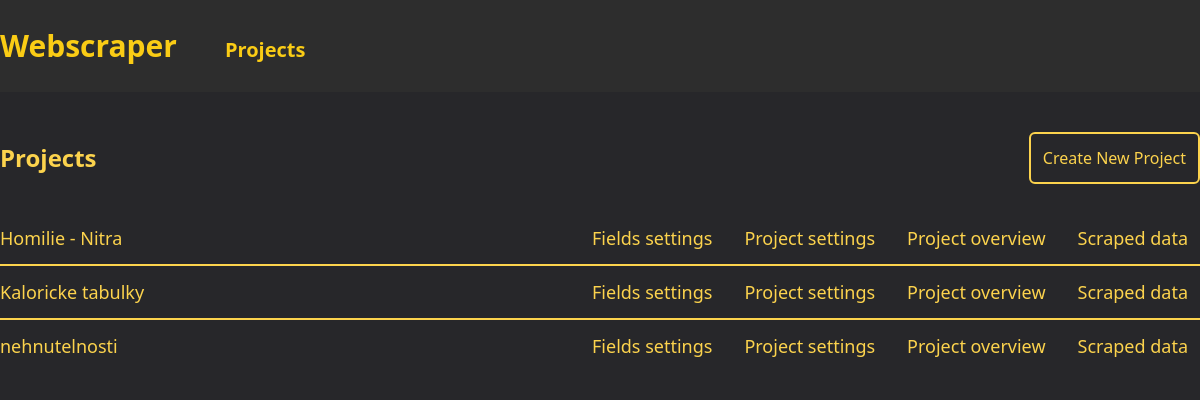
The app's page /, older data.
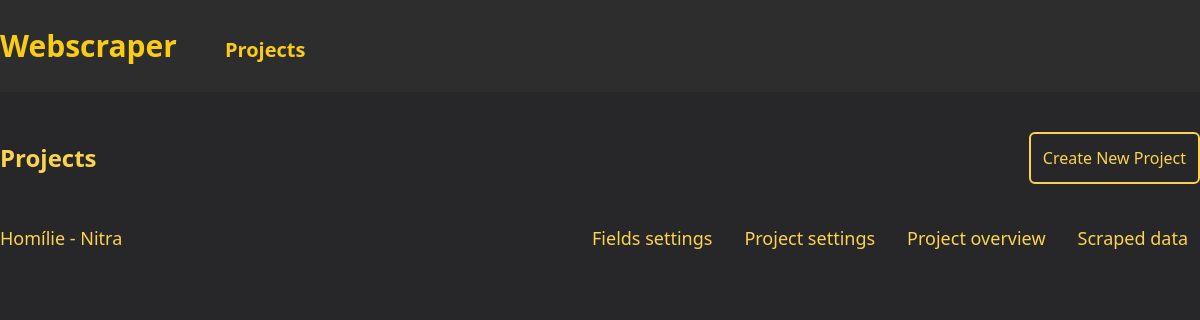
The same page, newer data.
### projects/models.py (models this page shows, shortened)
class Project(models.Model):
    SELECTOR_CHOICES = [
        ("xPath", "xPath"),
        ("CSS", "CSS"),
    ]
    main_page_url = models.CharField(max_length=1023)
    name = models.CharField(max_length=1023, default="", blank=True, null=True)
    number_of_pages_to_scrape = models.IntegerField(default=0)
    next_page_to_scrape = models.IntegerField(default=0)
    selector_type = models.CharField(max_length=10, choices=SELECTOR_CHOICES)
    component_path = models.CharField(max_length=1023, blank=True, null=True)
    fields = models.JSONField(default=default_fields)
    created_at = models.DateTimeField(auto_now_add=True)
    updated_at = models.DateTimeField(auto_now=True)

### projects/views.py (the view)
# urls.py: path("", views.ProjectsView.as_view(), name="projects"),
class ProjectsView(View):
    def get(self, request):
        projects = Project.objects.all()
        return render(request, "projects/projects.html", {"projects": projects})

### projects/templates/projects/projects.html
{% extends 'base.html' %}
{% load static %}
{% block content %}
<div class="my-10 w-full flex flex-col gap-7">
    <div class="flex flex-row items-center justify-between">
        <div class="text-2xl text-amber-300 font-bold">Projects</div>
        <a href="{% url 'projects:create_project' %}" class="px-3 py-3 w-fit items-center text-center text-amber-300 border-2 border-amber-300  hover:bg-amber-300 hover:text-zinc-800 rounded-md font-medium">
            Create New Project
        </a>
    </div>
    <div class="w-full flex flex-col divide-y-2 divide-amber-300">
    {% for project in projects %}
        <div class="w-full flex flex-row align-middle py-3 font-medium text-lg text-amber-300 justify-between">
            {{ project.name }}
            <div class="flex gap-x-2">
                <a href="{% url 'project' project.id %}" class="px-3 min-w-32 items-center text-center text-amber-300  hover:bg-amber-300 hover:text-zinc-800 rounded-md font-medium">
                    Fields settings
                </a>
                <a href="{% url 'projects:update_project' project.id %}" class="px-3 min-w-32 items-center text-center text-amber-300  hover:bg-amber-300 hover:text-zinc-800 rounded-md font-medium">
                    Project settings
                </a>
                <a href="{% url 'projects:project_overview' project.id %}" class="px-3 min-w-32 items-center text-center text-amber-300  hover:bg-amber-300 hover:text-zinc-800 rounded-md font-medium">
                    Project overview
                </a>
                <a href="{% url 'scraped_data:show_data' project.id %}" class="px-3 min-w-32 items-center text-center text-amber-300 hover:bg-amber-300 hover:text-zinc-800 rounded-md font-medium">
                    Scraped data
                </a>
            </div>
        </div>
    {% empty %}
        <div class="px-3 min-w-32 items-center text-center text-amber-300">
            No projects yet
        </div>
    {% endfor %}
    </div>
</div>
{% endblock %}

Row changes from the older to the newer data that the page shows:
removed Project: name "Kaloricke tabulky"
removed Project: name "nehnutelnosti"
changed Project: name "Homilie - Nitra" → "Homílie - Nitra"
